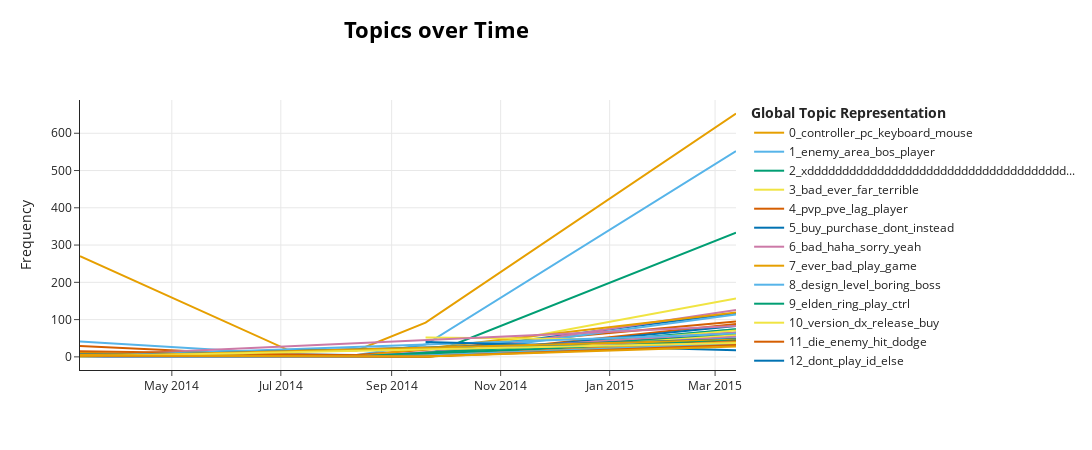

The cell this chart's notebook holds for it:
### Code cell
neg_model.visualize_topics_over_time(neg_topics_over_time, top_n_topics=50)

### Figure 1 — Plotly figure (JSON) as saved in the notebook; plotly's stock layout.template omitted (floating-point values rounded to 4 significant figures)
{"data": [{"hoverinfo": "text", "hovertext": ["<b>Topic 0</b><br>Words: pc, controller, mouse, port, keyboard", "<b>Topic 0</b><br>Words: pc, xbox, controller, mouse, keyboard", "<b>Topic 0</b><br>Words: pc, controller, control, keyboard, xbox", "<b>Topic 0</b><br>Words: pc, port, mouse, controller, keyboard", "<b>Topic 0</b><br>Words: controller, pc, keyboard, mouse, port"], "marker": {"color": "#E69F00"}, "mode": "lines", "name": "0_controller_pc_keyboard_mouse", "type": "scatter", "x": ["2014-03-10T14:44:09.600000", "2014-07-04T19:12:00", "2014-08-12T09:36:00", "2014-09-20T00:00:00", "2015-03-12T16:48:00"], "y": [270, 19, 17, 92, 653]}, {"hoverinfo": "text", "hovertext": ["<b>Topic 1</b><br>Words: pvp, boss, player, weapon, hit", "<b>Topic 1</b><br>Words: weapon, player, die, lose, boss", "<b>Topic 1</b><br>Words: covenant, plus, sky, hack, lag", "<b>Topic 1</b><br>Words: world, boss, player, kill, time", "<b>Topic 1</b><br>Words: boss, enemy, area, attack, fight"], "marker": {"color": "#56B4E9"}, "mode": "lines", "name": "1_enemy_area_bos_player", "type": "scatter", "x": ["2014-03-10T14:44:09.600000", "2014-07-04T19:12:00", "2014-08-12T09:36:00", "2014-09-20T00:00:00", "2015-03-12T16:48:00"], "y": [41, 8, 5, 33, 552]}, {"hoverinfo": "text", "hovertext": ["<b>Topic 2</b><br>Words: burh, ahhhhhhhhhhhhhhhhhhhhhhhhhhhhhhhhhhhhhhhhhhhhhhhhhhhhhhhhhhhhhhhhhhhhhhhhhhhhhhhhhhhhhhhhhhhhhhhhhhhhhhhhhhhhhhhhhhhhhhhhhhhhhhhhhhhhhhhhhhhhhhhhhhhhhhhhhhhhhhhhhhhhhhhhhhhhhhhhhhhhhhhhhhhhhhhhhhhhhhhhhhhhhhhhhhhhhhhhhhhhhhhhhhhhhhhhhhhhhhhhhhhhhhhhhhhhhhhhhhhhhhhh, werty, xddddddddddddddddddddddddddddddddddddddddddddddddddddddddddddddddddddddddddddddddddddddddddddddddddddddddddddddddddddddddddddddddddddddddddddddddddddddddddddddddddddddddddddddddddddddddddddddddddddddddddddddddddddddddddddddddddddddddddddddddddddddddddddddddddddddddddddddddddddddddddddddddddddddddddddddddddddddddddddddddddddddddddddddddddddddddddddddddddddddddddddddddddddddddddddddddddddddddddddddddddddddddddddddddddddddddddddddddddd, xy", "<b>Topic 2</b><br>Words: burh, ahhhhhhhhhhhhhhhhhhhhhhhhhhhhhhhhhhhhhhhhhhhhhhhhhhhhhhhhhhhhhhhhhhhhhhhhhhhhhhhhhhhhhhhhhhhhhhhhhhhhhhhhhhhhhhhhhhhhhhhhhhhhhhhhhhhhhhhhhhhhhhhhhhhhhhhhhhhhhhhhhhhhhhhhhhhhhhhhhhhhhhhhhhhhhhhhhhhhhhhhhhhhhhhhhhhhhhhhhhhhhhhhhhhhhhhhhhhhhhhhhhhhhhhhhhhhhhhhhhhhhhhh, werty, xddddddddddddddddddddddddddddddddddddddddddddddddddddddddddddddddddddddddddddddddddddddddddddddddddddddddddddddddddddddddddddddddddddddddddddddddddddddddddddddddddddddddddddddddddddddddddddddddddddddddddddddddddddddddddddddddddddddddddddddddddddddddddddddddddddddddddddddddddddddddddddddddddddddddddddddddddddddddddddddddddddddddddddddddddddddddddddddddddddddddddddddddddddddddddddddddddddddddddddddddddddddddddddddddddddddddddddddddddd, xy", "<b>Topic 2</b><br>Words: burh, ahhhhhhhhhhhhhhhhhhhhhhhhhhhhhhhhhhhhhhhhhhhhhhhhhhhhhhhhhhhhhhhhhhhhhhhhhhhhhhhhhhhhhhhhhhhhhhhhhhhhhhhhhhhhhhhhhhhhhhhhhhhhhhhhhhhhhhhhhhhhhhhhhhhhhhhhhhhhhhhhhhhhhhhhhhhhhhhhhhhhhhhhhhhhhhhhhhhhhhhhhhhhhhhhhhhhhhhhhhhhhhhhhhhhhhhhhhhhhhhhhhhhhhhhhhhhhhhhhhhhhhhh, werty, xddddddddddddddddddddddddddddddddddddddddddddddddddddddddddddddddddddddddddddddddddddddddddddddddddddddddddddddddddddddddddddddddddddddddddddddddddddddddddddddddddddddddddddddddddddddddddddddddddddddddddddddddddddddddddddddddddddddddddddddddddddddddddddddddddddddddddddddddddddddddddddddddddddddddddddddddddddddddddddddddddddddddddddddddddddddddddddddddddddddddddddddddddddddddddddddddddddddddddddddddddddddddddddddddddddddddddddddddddd, xy", "<b>Topic 2</b><br>Words: burh, ahhhhhhhhhhhhhhhhhhhhhhhhhhhhhhhhhhhhhhhhhhhhhhhhhhhhhhhhhhhhhhhhhhhhhhhhhhhhhhhhhhhhhhhhhhhhhhhhhhhhhhhhhhhhhhhhhhhhhhhhhhhhhhhhhhhhhhhhhhhhhhhhhhhhhhhhhhhhhhhhhhhhhhhhhhhhhhhhhhhhhhhhhhhhhhhhhhhhhhhhhhhhhhhhhhhhhhhhhhhhhhhhhhhhhhhhhhhhhhhhhhhhhhhhhhhhhhhhhhhhhhhh, werty, xddddddddddddddddddddddddddddddddddddddddddddddddddddddddddddddddddddddddddddddddddddddddddddddddddddddddddddddddddddddddddddddddddddddddddddddddddddddddddddddddddddddddddddddddddddddddddddddddddddddddddddddddddddddddddddddddddddddddddddddddddddddddddddddddddddddddddddddddddddddddddddddddddddddddddddddddddddddddddddddddddddddddddddddddddddddddddddddddddddddddddddddddddddddddddddddddddddddddddddddddddddddddddddddddddddddddddddddddddd, xy"], "marker": {"color": "#009E73"}, "mode": "lines", "name": "2_xddddddddddddddddddddddddddddddddddddd...", "type": "scatter", "x": ["2014-03-10T14:44:09.600000", "2014-07-04T19:12:00", "2014-09-20T00:00:00", "2015-03-12T16:48:00"], "y": [6, 1, 3, 333]}, {"hoverinfo": "text", "hovertext": ["<b>Topic 3</b><br>Words: report, destroy, poorly, bad, horrible", "<b>Topic 3</b><br>Words: bad, far, terrible, tarkov, conceivable"], "marker": {"color": "#F0E442"}, "mode": "lines", "name": "3_bad_ever_far_terrible", "type": "scatter", "x": ["2014-09-20T00:00:00", "2015-03-12T16:48:00"], "y": [3, 157]}, {"hoverinfo": "text", "hovertext": ["<b>Topic 4</b><br>Words: pvp, lag, pve, multiplayer, co", "<b>Topic 4</b><br>Words: pvp, bye, forum, rpgs, exit", "<b>Topic 4</b><br>Words: pvp, rewarding, hacker, pve, investigate", "<b>Topic 4</b><br>Words: pvp, pve, lagger, lag, fun", "<b>Topic 4</b><br>Words: pvp, pve, player, memory, fun"], "marker": {"color": "#D55E00"}, "mode": "lines", "name": "4_pvp_pve_lag_player", "type": "scatter", "x": ["2014-03-10T14:44:09.600000", "2014-07-04T19:12:00", "2014-08-12T09:36:00", "2014-09-20T00:00:00", "2015-03-12T16:48:00"], "y": [29, 3, 5, 19, 95]}, {"hoverinfo": "text", "hovertext": ["<b>Topic 5</b><br>Words: buy, netcote, awful, disgrace, rubbish", "<b>Topic 5</b><br>Words: expect, save, money, good, buy", "<b>Topic 5</b><br>Words: buy, twice, ecspect, ptd, nice", "<b>Topic 5</b><br>Words: buy, purchase, instead, sale, suck"], "marker": {"color": "#0072B2"}, "mode": "lines", "name": "5_buy_purchase_dont_instead", "type": "scatter", "x": ["2014-03-10T14:44:09.600000", "2014-08-12T09:36:00", "2014-09-20T00:00:00", "2015-03-12T16:48:00"], "y": [8, 1, 11, 117]}, {"hoverinfo": "text", "hovertext": ["<b>Topic 6</b><br>Words: bad, haha, sorry, yeah, somehow", "<b>Topic 6</b><br>Words: bad, haha, sorry, yeah, somehow", "<b>Topic 6</b><br>Words: bad, haha, sorry, yeah, worst"], "marker": {"color": "#CC79A7"}, "mode": "lines", "name": "6_bad_haha_sorry_yeah", "type": "scatter", "x": ["2014-03-10T14:44:09.600000", "2014-09-20T00:00:00", "2015-03-12T16:48:00"], "y": [1, 1, 126]}, {"hoverinfo": "text", "hovertext": ["<b>Topic 7</b><br>Words: soulless, bad, play, merely, apparently", "<b>Topic 7</b><br>Words: horrid, predecessor, let, great, play", "<b>Topic 7</b><br>Words: bad, play, ever, fucking, life"], "marker": {"color": "#E69F00"}, "mode": "lines", "name": "7_ever_bad_play_game", "type": "scatter", "x": ["2014-03-10T14:44:09.600000", "2014-08-12T09:36:00", "2015-03-12T16:48:00"], "y": [6, 1, 119]}, {"hoverinfo": "text", "hovertext": ["<b>Topic 8</b><br>Words: design, sculpture, downie, edied, tae", "<b>Topic 8</b><br>Words: justice, wave, equal, warp, ability", "<b>Topic 8</b><br>Words: poorly, testing, inadequate, thoroughly, pair", "<b>Topic 8</b><br>Words: design, level, boss, boring, bad"], "marker": {"color": "#56B4E9"}, "mode": "lines", "name": "8_design_level_boring_boss", "type": "scatter", "x": ["2014-03-10T14:44:09.600000", "2014-07-04T19:12:00", "2014-09-20T00:00:00", "2015-03-12T16:48:00"], "y": [6, 1, 2, 114]}, {"hoverinfo": "text", "hovertext": ["<b>Topic 9</b><br>Words: elden, ring, play, ctrl, multiplayer"], "marker": {"color": "#009E73"}, "mode": "lines", "name": "9_elden_ring_play_ctrl", "type": "scatter", "x": ["2015-03-12T16:48:00"], "y": [99]}, {"hoverinfo": "text", "hovertext": ["<b>Topic 10</b><br>Words: version, dx, buy, new, release", "<b>Topic 10</b><br>Words: version, release, dx, upgrade, buy"], "marker": {"color": "#F0E442"}, "mode": "lines", "name": "10_version_dx_release_buy", "type": "scatter", "x": ["2014-09-20T00:00:00", "2015-03-12T16:48:00"], "y": [52, 43]}, {"hoverinfo": "text", "hovertext": ["<b>Topic 11</b><br>Words: challenge, flaw, button, certain, kill", "<b>Topic 11</b><br>Words: blizzard, goodjob, cunty, stab, warcraft", "<b>Topic 11</b><br>Words: quit, worthless, costly, insainly, van", "<b>Topic 11</b><br>Words: boss, enemy, die, hit, dodge"], "marker": {"color": "#D55E00"}, "mode": "lines", "name": "11_die_enemy_hit_dodge", "type": "scatter", "x": ["2014-03-10T14:44:09.600000", "2014-08-12T09:36:00", "2014-09-20T00:00:00", "2015-03-12T16:48:00"], "y": [4, 1, 1, 88]}, {"hoverinfo": "text", "hovertext": ["<b>Topic 12</b><br>Words: minute, play, dont, fun, way", "<b>Topic 12</b><br>Words: free, play, dont, feel, id", "<b>Topic 12</b><br>Words: dont, peice, naked, finger, casual", "<b>Topic 12</b><br>Words: play, dont, grater, caress, pearly"], "marker": {"color": "#0072B2"}, "mode": "lines", "name": "12_dont_play_id_else", "type": "scatter", "x": ["2014-03-10T14:44:09.600000", "2014-07-04T19:12:00", "2014-09-20T00:00:00", "2015-03-12T16:48:00"], "y": [3, 1, 1, 83]}, {"hoverinfo": "text", "hovertext": ["<b>Topic 13</b><br>Words: trash, actually, go, bin, muk", "<b>Topic 13</b><br>Words: trash, bin, muk, thank, whacanisay"], "marker": {"color": "#CC79A7"}, "mode": "lines", "name": "13_trash_bin_muk_whacanisay", "type": "scatter", "x": ["2014-03-10T14:44:09.600000", "2015-03-12T16:48:00"], "y": [3, 83]}, {"hoverinfo": "text", "hovertext": ["<b>Topic 14</b><br>Words: vac, ban, cheater, hacker, cheat", "<b>Topic 14</b><br>Words: valve, ban, soft, cheat, invasion", "<b>Topic 14</b><br>Words: ban, legitimate, hacker, query, posibility", "<b>Topic 14</b><br>Words: ban, softbanned, softban, cheater, hacker", "<b>Topic 14</b><br>Words: ban, hacker, cheater, mod, cheat"], "marker": {"color": "#E69F00"}, "mode": "lines", "name": "14_ban_cheater_vac_hacker", "type": "scatter", "x": ["2014-03-10T14:44:09.600000", "2014-07-04T19:12:00", "2014-08-12T09:36:00", "2014-09-20T00:00:00", "2015-03-12T16:48:00"], "y": [11, 1, 4, 6, 62]}, {"hoverinfo": "text", "hovertext": ["<b>Topic 15</b><br>Words: erroneous, expiration, blisteringly, hitboxes, element", "<b>Topic 15</b><br>Words: ok, em, teach, netcode, respect", "<b>Topic 15</b><br>Words: box, hitboxes, hitbox, hit, size"], "marker": {"color": "#56B4E9"}, "mode": "lines", "name": "15_hitboxes_box_hitbox_hit", "type": "scatter", "x": ["2014-03-10T14:44:09.600000", "2014-09-20T00:00:00", "2015-03-12T16:48:00"], "y": [2, 2, 74]}, {"hoverinfo": "text", "hovertext": ["<b>Topic 16</b><br>Words: step, huge, original, take, skip", "<b>Topic 16</b><br>Words: firelink, miss, skip, one, walk", "<b>Topic 16</b><br>Words: skip, walk, iii, firelink, miss"], "marker": {"color": "#009E73"}, "mode": "lines", "name": "16_skip_one_walk_third", "type": "scatter", "x": ["2014-03-10T14:44:09.600000", "2014-09-20T00:00:00", "2015-03-12T16:48:00"], "y": [1, 1, 74]}, {"hoverinfo": "text", "hovertext": ["<b>Topic 17</b><br>Words: away, series, come, new, bad", "<b>Topic 17</b><br>Words: star, zero, insane, wish, series", "<b>Topic 17</b><br>Words: abortion, pls, series, live, fail", "<b>Topic 17</b><br>Words: series, bad, far, stain, entry"], "marker": {"color": "#F0E442"}, "mode": "lines", "name": "17_series_bad_worst_far", "type": "scatter", "x": ["2014-03-10T14:44:09.600000", "2014-07-04T19:12:00", "2014-09-20T00:00:00", "2015-03-12T16:48:00"], "y": [1, 1, 2, 71]}, {"hoverinfo": "text", "hovertext": ["<b>Topic 18</b><br>Words: control, controll, year, storyless, shit", "<b>Topic 18</b><br>Words: storyline, control, unplayable, community, awful", "<b>Topic 18</b><br>Words: control, unplayable, horrible, awful, unintuitive"], "marker": {"color": "#D55E00"}, "mode": "lines", "name": "18_control_unplayable_horrible_controlls", "type": "scatter", "x": ["2014-03-10T14:44:09.600000", "2014-09-20T00:00:00", "2015-03-12T16:48:00"], "y": [15, 2, 57]}, {"hoverinfo": "text", "hovertext": ["<b>Topic 19</b><br>Words: screen, black, white, crash, monitor", "<b>Topic 19</b><br>Words: overheat, crysis, laptop, puzzle, setting", "<b>Topic 19</b><br>Words: framerate, tie, bug, copy, update", "<b>Topic 19</b><br>Words: screen, fullscreen, hz, monitor, fix"], "marker": {"color": "#0072B2"}, "mode": "lines", "name": "19_screen_fullscreen_hz_monitor", "type": "scatter", "x": ["2014-03-10T14:44:09.600000", "2014-07-04T19:12:00", "2014-09-20T00:00:00", "2015-03-12T16:48:00"], "y": [7, 1, 1, 65]}, {"hoverinfo": "text", "hovertext": ["<b>Topic 20</b><br>Words: shit, crap, wtf, dis, mom", "<b>Topic 20</b><br>Words: crap, shit, utter, wtf, dis", "<b>Topic 20</b><br>Words: shit, crap, wtf, dis, mom"], "marker": {"color": "#CC79A7"}, "mode": "lines", "name": "20_shit_crap_wtf_dis", "type": "scatter", "x": ["2014-03-10T14:44:09.600000", "2014-08-12T09:36:00", "2015-03-12T16:48:00"], "y": [3, 1, 65]}, {"hoverinfo": "text", "hovertext": ["<b>Topic 21</b><br>Words: soulsborne, sekiro, play, bloodborne, bad"], "marker": {"color": "#E69F00"}, "mode": "lines", "name": "21_soulsborne_game_sekiro_play", "type": "scatter", "x": ["2015-03-12T16:48:00"], "y": [69]}, {"hoverinfo": "text", "hovertext": ["<b>Topic 22</b><br>Words: serls, derk, durrrrrr, lewk, fray", "<b>Topic 22</b><br>Words: miyazaki, direct, hidetaka, boss, series"], "marker": {"color": "#56B4E9"}, "mode": "lines", "name": "22_miyazaki_hidetaka_direct_series", "type": "scatter", "x": ["2014-03-10T14:44:09.600000", "2015-03-12T16:48:00"], "y": [1, 62]}, {"hoverinfo": "text", "hovertext": ["<b>Topic 23</b><br>Words: suck, heaven, high, bravo, sucker", "<b>Topic 23</b><br>Words: suck, bravo, team, sucker, heaven", "<b>Topic 23</b><br>Words: suck, bravo, sucker, heaven, salty", "<b>Topic 23</b><br>Words: suck, sucker, salty, xd, nut"], "marker": {"color": "#009E73"}, "mode": "lines", "name": "23_suck_bravo_sucker_heaven", "type": "scatter", "x": ["2014-03-10T14:44:09.600000", "2014-07-04T19:12:00", "2014-08-12T09:36:00", "2015-03-12T16:48:00"], "y": [2, 1, 1, 58]}, {"hoverinfo": "text", "hovertext": ["<b>Topic 24</b><br>Words: horrrible, garbage, retarded, pile, ass", "<b>Topic 24</b><br>Words: challange, garbage, cost, avoid, skill", "<b>Topic 24</b><br>Words: garbage, trash, rubbish, compare, pile"], "marker": {"color": "#F0E442"}, "mode": "lines", "name": "24_garbage_trash_rubbish_pile", "type": "scatter", "x": ["2014-03-10T14:44:09.600000", "2014-09-20T00:00:00", "2015-03-12T16:48:00"], "y": [2, 2, 58]}, {"hoverinfo": "text", "hovertext": ["<b>Topic 25</b><br>Words: series, bad, fight, st, level"], "marker": {"color": "#D55E00"}, "mode": "lines", "name": "25_series_bad_fight_st", "type": "scatter", "x": ["2015-03-12T16:48:00"], "y": [58]}, {"hoverinfo": "text", "hovertext": ["<b>Topic 26</b><br>Words: version, hd, release, buy, wait", "<b>Topic 26</b><br>Words: version, release, buy, april, hd"], "marker": {"color": "#0072B2"}, "mode": "lines", "name": "26_version_release_hd_buy", "type": "scatter", "x": ["2014-09-20T00:00:00", "2015-03-12T16:48:00"], "y": [40, 18]}, {"hoverinfo": "text", "hovertext": ["<b>Topic 27</b><br>Words: strange, awkward, terrible, awful, horrible", "<b>Topic 27</b><br>Words: terrible, awful, horrible, absolutely, fing"], "marker": {"color": "#CC79A7"}, "mode": "lines", "name": "27_terrible_awful_horrible_absolutely", "type": "scatter", "x": ["2014-09-20T00:00:00", "2015-03-12T16:48:00"], "y": [1, 54]}, {"hoverinfo": "text", "hovertext": ["<b>Topic 28</b><br>Words: censor, incredibly, sound, tin, soundscape", "<b>Topic 28</b><br>Words: distate, abject, depressingly, hightly, daren", "<b>Topic 28</b><br>Words: dawn, indication, intro, allright, appearence", "<b>Topic 28</b><br>Words: combat, feel, animation, design, quality"], "marker": {"color": "#E69F00"}, "mode": "lines", "name": "28_combat_animation_make_feel", "type": "scatter", "x": ["2014-03-10T14:44:09.600000", "2014-08-12T09:36:00", "2014-09-20T00:00:00", "2015-03-12T16:48:00"], "y": [6, 1, 2, 45]}, {"hoverinfo": "text", "hovertext": ["<b>Topic 29</b><br>Words: predeccesor, tragically, league, reputation, highly", "<b>Topic 29</b><br>Words: paywall, reveiw, screwing, visceral, ii", "<b>Topic 29</b><br>Words: series, bloodborne, recommend, trilogy, play"], "marker": {"color": "#56B4E9"}, "mode": "lines", "name": "29_series_bloodborne_game_recommend", "type": "scatter", "x": ["2014-03-10T14:44:09.600000", "2014-09-20T00:00:00", "2015-03-12T16:48:00"], "y": [1, 2, 50]}, {"hoverinfo": "text", "hovertext": ["<b>Topic 30</b><br>Words: good, uh, nice, happy, glad", "<b>Topic 30</b><br>Words: good, uh, nice, happy, glad", "<b>Topic 30</b><br>Words: great, good, uh, nice, happy", "<b>Topic 30</b><br>Words: good, uh, thank, nice, happy"], "marker": {"color": "#009E73"}, "mode": "lines", "name": "30_good_uh_nice_happy", "type": "scatter", "x": ["2014-03-10T14:44:09.600000", "2014-08-12T09:36:00", "2014-09-20T00:00:00", "2015-03-12T16:48:00"], "y": [1, 2, 1, 47]}, {"hoverinfo": "text", "hovertext": ["<b>Topic 31</b><br>Words: making, fromsoft, server, turn, waste", "<b>Topic 31</b><br>Words: fromsoft, server, turn, fromsoftware, fromslop"], "marker": {"color": "#F0E442"}, "mode": "lines", "name": "31_fromsoft_server_turn_fromsoftware", "type": "scatter", "x": ["2014-09-20T00:00:00", "2015-03-12T16:48:00"], "y": [1, 47]}, {"hoverinfo": "text", "hovertext": ["<b>Topic 32</b><br>Words: trend, hate, follow, gamei, dislike", "<b>Topic 32</b><br>Words: gamei, hate, dislike, gameit, bullshish"], "marker": {"color": "#D55E00"}, "mode": "lines", "name": "32_gamei_hate_dislike_gameit", "type": "scatter", "x": ["2014-09-20T00:00:00", "2015-03-12T16:48:00"], "y": [1, 47]}, {"hoverinfo": "text", "hovertext": ["<b>Topic 33</b><br>Words: fecal, matter, poo, fart, poopoo", "<b>Topic 33</b><br>Words: poo, fart, poopoo, poop, poopy"], "marker": {"color": "#0072B2"}, "mode": "lines", "name": "33_poo_fart_poopoo_poop", "type": "scatter", "x": ["2014-03-10T14:44:09.600000", "2015-03-12T16:48:00"], "y": [1, 47]}, {"hoverinfo": "text", "hovertext": ["<b>Topic 34</b><br>Words: server, month, fix, bring, online"], "marker": {"color": "#CC79A7"}, "mode": "lines", "name": "34_server_month_fix_bring", "type": "scatter", "x": ["2015-03-12T16:48:00"], "y": [47]}, {"hoverinfo": "text", "hovertext": ["<b>Topic 35</b><br>Words: ich, da, ist, bin, zum", "<b>Topic 35</b><br>Words: de, jogo, que, el, por"], "marker": {"color": "#E69F00"}, "mode": "lines", "name": "35_de_jogo_que_el", "type": "scatter", "x": ["2014-03-10T14:44:09.600000", "2015-03-12T16:48:00"], "y": [1, 46]}, {"hoverinfo": "text", "hovertext": ["<b>Topic 36</b><br>Words: murder, corrupt, file, download, drive", "<b>Topic 36</b><br>Words: respon, horible, saving, partner, dificulty", "<b>Topic 36</b><br>Words: save, file, delete, error, corrupt"], "marker": {"color": "#56B4E9"}, "mode": "lines", "name": "36_save_file_data_delete", "type": "scatter", "x": ["2014-03-10T14:44:09.600000", "2014-09-20T00:00:00", "2015-03-12T16:48:00"], "y": [1, 1, 43]}, {"hoverinfo": "text", "hovertext": ["<b>Topic 37</b><br>Words: fluffy, tail, dog, nigger, shit", "<b>Topic 37</b><br>Words: dog, nigger, shit, water, dogwater"], "marker": {"color": "#009E73"}, "mode": "lines", "name": "37_dog_nigger_shit_water", "type": "scatter", "x": ["2014-08-12T09:36:00", "2015-03-12T16:48:00"], "y": [1, 44]}, {"hoverinfo": "text", "hovertext": ["<b>Topic 38</b><br>Words: pale, successor, sky, fukll, exepect", "<b>Topic 38</b><br>Words: cartoon, emperor, rpg, anime, backdrop", "<b>Topic 38</b><br>Words: zombie, pennys, ment, brainless, drug", "<b>Topic 38</b><br>Words: lore, world, series, gameplay, atmosphere"], "marker": {"color": "#F0E442"}, "mode": "lines", "name": "38_lore_world_gameplay_series", "type": "scatter", "x": ["2014-03-10T14:44:09.600000", "2014-08-12T09:36:00", "2014-09-20T00:00:00", "2015-03-12T16:48:00"], "y": [3, 1, 1, 40]}, {"hoverinfo": "text", "hovertext": ["<b>Topic 39</b><br>Words: big, let, look, like, hat", "<b>Topic 39</b><br>Words: like, hat, skunk, tittty, try", "<b>Topic 39</b><br>Words: like, tittty, skunk, try, dork"], "marker": {"color": "#D55E00"}, "mode": "lines", "name": "39_like_hat_skunk_tittty", "type": "scatter", "x": ["2014-03-10T14:44:09.600000", "2014-09-20T00:00:00", "2015-03-12T16:48:00"], "y": [1, 1, 42]}, {"hoverinfo": "text", "hovertext": ["<b>Topic 40</b><br>Words: budy, campagin, goose, co, op", "<b>Topic 40</b><br>Words: coop, co, op, atall, assistance", "<b>Topic 40</b><br>Words: summon, friend, co, op, coop"], "marker": {"color": "#0072B2"}, "mode": "lines", "name": "40_summon_friend_co_op", "type": "scatter", "x": ["2014-03-10T14:44:09.600000", "2014-09-20T00:00:00", "2015-03-12T16:48:00"], "y": [2, 2, 39]}, {"hoverinfo": "text", "hovertext": ["<b>Topic 41</b><br>Words: fuck, ahhhhhhhhhhhhhhhhh, canonical, aahhhhhhhhhhhhhhhhhhhhhhhhhhhhhhhhhhhhhhhhhhhhhhhhhhhhhhhhhhhhhhhhhhhhhhhhhhhhhhhhhhhhhhhhhhhhhhhhhhhhhhhhhhhhhhhhhhhhhhhhhhhhhhhhhhhhhhhhhhhhhhhhhhhhhhhhhhhhhhhhhhhhhhhhhhhhhhhhhhhhhhhhhhhhhhhhhhhhhhhaddghhhhhhhhhhhhhhh, fuckinfg", "<b>Topic 41</b><br>Words: fuck, fucking, team, ahhhhhhhhhhhhhhhhh, canonical", "<b>Topic 41</b><br>Words: fuck, aahhhhhhhhhhhhhhhhhhhhhhhhhhhhhhhhhhhhhhhhhhhhhhhhhhhhhhhhhhhhhhhhhhhhhhhhhhhhhhhhhhhhhhhhhhhhhhhhhhhhhhhhhhhhhhhhhhhhhhhhhhhhhhhhhhhhhhhhhhhhhhhhhhhhhhhhhhhhhhhhhhhhhhhhhhhhhhhhhhhhhhhhhhhhhhhhhhhhhhhaddghhhhhhhhhhhhhhh, ahhhhhhhhhhhhhhhhh, canonical, fuckinfg"], "marker": {"color": "#CC79A7"}, "mode": "lines", "name": "41_fuck_fuckinfg_canonical_ahhhhhhhhhhhh...", "type": "scatter", "x": ["2014-03-10T14:44:09.600000", "2014-09-20T00:00:00", "2015-03-12T16:48:00"], "y": [1, 2, 40]}, {"hoverinfo": "text", "hovertext": ["<b>Topic 42</b><br>Words: grubby, inconveniently, distress, napster, riaa", "<b>Topic 42</b><br>Words: dlc, original, feel, dlcs, soup"], "marker": {"color": "#E69F00"}, "mode": "lines", "name": "42_dlc_original_dlcs_soup", "type": "scatter", "x": ["2014-09-20T00:00:00", "2015-03-12T16:48:00"], "y": [2, 40]}, {"hoverinfo": "text", "hovertext": ["<b>Topic 43</b><br>Words: challenge, hard, soft, easy, homosexual", "<b>Topic 43</b><br>Words: hard, level, soft, easy, homosexual", "<b>Topic 43</b><br>Words: homosexual, hard, hardness, rock, night", "<b>Topic 43</b><br>Words: hard, soft, easy, garfield, chakan"], "marker": {"color": "#56B4E9"}, "mode": "lines", "name": "43_hard_soft_easy_homosexual", "type": "scatter", "x": ["2014-03-10T14:44:09.600000", "2014-08-12T09:36:00", "2014-09-20T00:00:00", "2015-03-12T16:48:00"], "y": [1, 1, 4, 35]}, {"hoverinfo": "text", "hovertext": ["<b>Topic 44</b><br>Words: suck, fucking, fuck, fuckin, shit"], "marker": {"color": "#009E73"}, "mode": "lines", "name": "44_suck_fuck_fuckin_shit", "type": "scatter", "x": ["2015-03-12T16:48:00"], "y": [38]}, {"hoverinfo": "text", "hovertext": ["<b>Topic 45</b><br>Words: gay, ass, butt, straight, cheek", "<b>Topic 45</b><br>Words: ass, gay, butt, straight, cheek"], "marker": {"color": "#F0E442"}, "mode": "lines", "name": "45_ass_gay_butt_straight", "type": "scatter", "x": ["2014-03-10T14:44:09.600000", "2015-03-12T16:48:00"], "y": [1, 37]}, {"hoverinfo": "text", "hovertext": ["<b>Topic 46</b><br>Words: school, hour, portray, pan, advertising", "<b>Topic 46</b><br>Words: honestly, waste, hour, money, shit", "<b>Topic 46</b><br>Words: reccommend, artorias, cuz, forever, hour", "<b>Topic 46</b><br>Words: hour, duck, play, ost, nut"], "marker": {"color": "#D55E00"}, "mode": "lines", "name": "46_hour_duck_play_cant", "type": "scatter", "x": ["2014-03-10T14:44:09.600000", "2014-08-12T09:36:00", "2014-09-20T00:00:00", "2015-03-12T16:48:00"], "y": [3, 1, 1, 32]}, {"hoverinfo": "text", "hovertext": ["<b>Topic 47</b><br>Words: bir, bu, bosslar, oyunu, gibi"], "marker": {"color": "#0072B2"}, "mode": "lines", "name": "47_bir_bu_bosslar_oyunu", "type": "scatter", "x": ["2015-03-12T16:48:00"], "y": [36]}, {"hoverinfo": "text", "hovertext": ["<b>Topic 48</b><br>Words: dogshit, fucking, wtfffffffffffff, dogass, petrifyingly"], "marker": {"color": "#CC79A7"}, "mode": "lines", "name": "48_dogshit_wtfffffffffffff_horrifyingly_...", "type": "scatter", "x": ["2015-03-12T16:48:00"], "y": [36]}, {"hoverinfo": "text", "hovertext": ["<b>Topic 49</b><br>Words: refund, synch, jerky, clip, holy", "<b>Topic 49</b><br>Words: refund, amuse, awhile, elaborate, japanese", "<b>Topic 49</b><br>Words: yellow, refund, white, actually, want", "<b>Topic 49</b><br>Words: refund, engine, cheat, screw, fun", "<b>Topic 49</b><br>Words: refund, grab, money, cash, free"], "marker": {"color": "#E69F00"}, "mode": "lines", "name": "49_refund_money_grab_cash", "type": "scatter", "x": ["2014-03-10T14:44:09.600000", "2014-07-04T19:12:00", "2014-08-12T09:36:00", "2014-09-20T00:00:00", "2015-03-12T16:48:00"], "y": [4, 2, 1, 1, 28]}], "layout": {"height": 450, "hoverlabel": {"bgcolor": "white", "font": {"family": "Rockwell", "size": 16}}, "legend": {"title": {"text": "<b>Global Topic Representation"}}, "title": {"font": {"color": "Black", "size": 22}, "text": "<b>Topics over Time</b>", "x": 0.4, "xanchor": "center", "y": 0.95, "yanchor": "top"}, "width": 1250, "xaxis": {"showgrid": true}, "yaxis": {"showgrid": true, "title": {"text": "Frequency"}}}}
